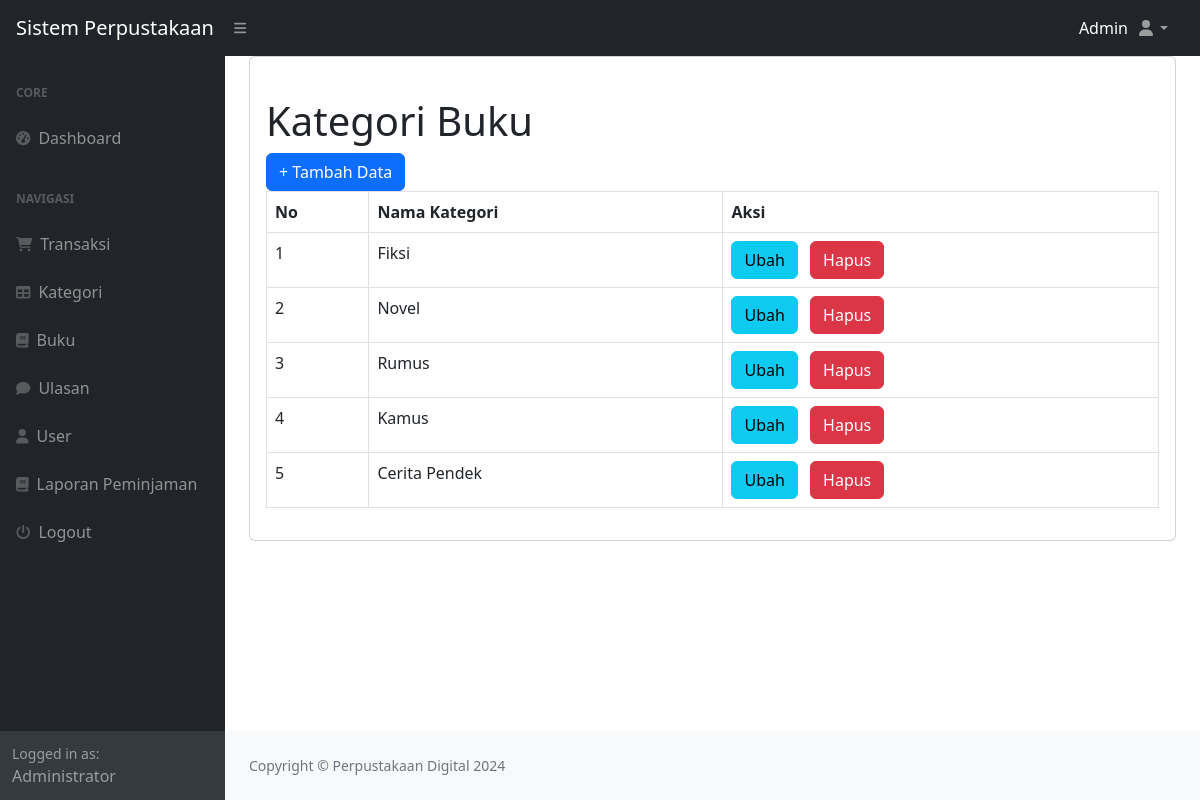
Screenshot of /index.php?page=kategori (signed in) with the database file from the repository.
### tables this page shows
CREATE TABLE `kategori` (
  `id_kategori` int(11) NOT NULL,
  `nama_kategori` varchar(255) NOT NULL
);

### kategori.php (the view)
<div class="card">
 <div class="card-body">
 <h1 class="mt-4">Kategori Buku</h1>
<div class="row">
 <div class="col-md-12">
    <a href="?page=kategori_tambah" class="btn btn-primary">+ Tambah Data</a>
    <table class="table table-bordered" id="dataTable" width="100%" cellspacing="0">
        <tr>
            <th>No</th>
            <th>Nama Kategori</th>
            <th>Aksi</th>
        </tr>
        <?php
        $i=1;
        $query =  mysqli_query($koneksi, "SELECT*FROM kategori");
        while($data = mysqli_fetch_array($query)){
            ?>
            <tr>
                <td><?php echo $i++; ?> </td>
                <td><?php echo $data['nama_kategori']; ?> </td>
                <td>
                    <div class="d-flexx">
                    <a href="?page=kategori_ubah&&id=<?php echo $data['id_kategori']; ?>" class="btn btn-info flex-fill me-2"> Ubah </a>
                    <a onclick="return confirm('Apakah anda yakin menghapus data ini?')" href="?page=kategori_hapus&&id=<?php echo $data['id_kategori']; ?>" class="btn btn-danger flex-fill"> Hapus </a>
                    </div>
                </td>
            </tr>
            <?php
        }
        ?>
    </table>
 </div>
</div>
 </div>
</div>

### rows the page displays
kategori: nama_kategori "Fiksi"
kategori: nama_kategori "Novel"
kategori: nama_kategori "Rumus"
kategori: nama_kategori "Kamus"
kategori: nama_kategori "Cerita Pendek"

### other values shown
$_SESSION['user']['role_id'] "Admin"
$_SESSION['user']['nama'] "Administrator"
